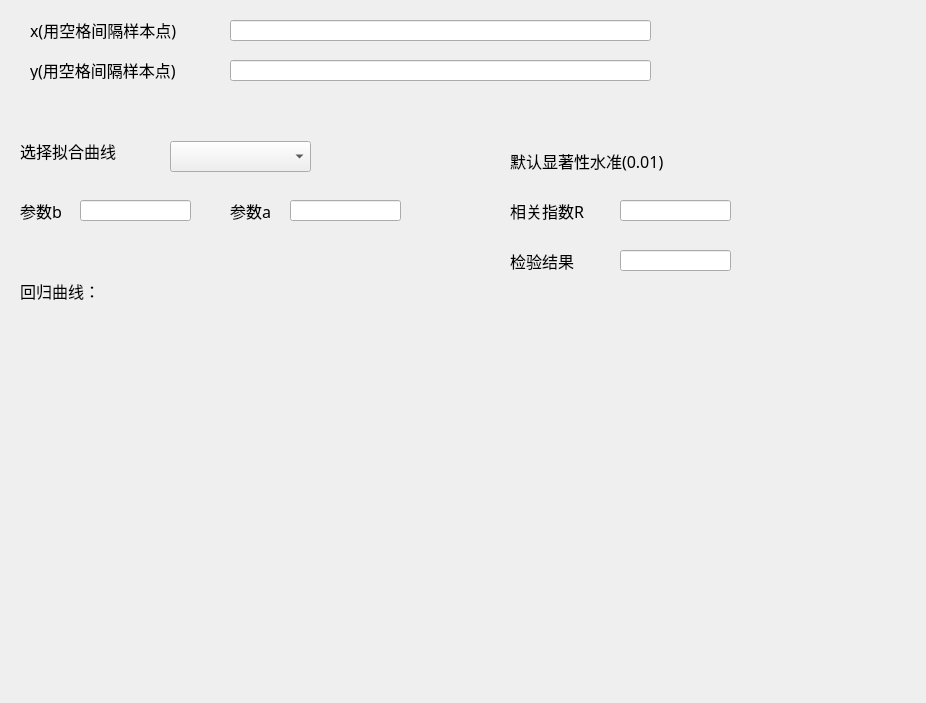
<?xml version="1.0" encoding="UTF-8"?>
<ui version="4.0">
 <class>Nonlinear_regression_Form</class>
 <widget class="QWidget" name="Nonlinear_regression_Form">
  <property name="geometry">
   <rect>
    <x>0</x>
    <y>0</y>
    <width>926</width>
    <height>703</height>
   </rect>
  </property>
  <property name="windowTitle">
   <string>非线性回归</string>
  </property>
  <widget class="Plot" name="widget_2" native="true">
   <property name="geometry">
    <rect>
     <x>30</x>
     <y>320</y>
     <width>791</width>
     <height>361</height>
    </rect>
   </property>
  </widget>
  <widget class="QLabel" name="label_2">
   <property name="geometry">
    <rect>
     <x>20</x>
     <y>280</y>
     <width>91</width>
     <height>21</height>
    </rect>
   </property>
   <property name="font">
    <font>
     <family>Agency FB</family>
     <pointsize>12</pointsize>
    </font>
   </property>
   <property name="text">
    <string>回归曲线：</string>
   </property>
  </widget>
  <widget class="QLabel" name="label">
   <property name="geometry">
    <rect>
     <x>20</x>
     <y>140</y>
     <width>101</width>
     <height>21</height>
    </rect>
   </property>
   <property name="font">
    <font>
     <family>Agency FB</family>
     <pointsize>12</pointsize>
    </font>
   </property>
   <property name="text">
    <string>选择拟合曲线</string>
   </property>
  </widget>
  <widget class="QLineEdit" name="lineEdit_2">
   <property name="geometry">
    <rect>
     <x>230</x>
     <y>20</y>
     <width>421</width>
     <height>21</height>
    </rect>
   </property>
  </widget>
  <widget class="QLineEdit" name="lineEdit_3">
   <property name="geometry">
    <rect>
     <x>230</x>
     <y>60</y>
     <width>421</width>
     <height>21</height>
    </rect>
   </property>
  </widget>
  <widget class="QLabel" name="label_4">
   <property name="geometry">
    <rect>
     <x>30</x>
     <y>20</y>
     <width>181</width>
     <height>20</height>
    </rect>
   </property>
   <property name="font">
    <font>
     <family>Agency FB</family>
     <pointsize>12</pointsize>
    </font>
   </property>
   <property name="text">
    <string>x(用空格间隔样本点)</string>
   </property>
  </widget>
  <widget class="QLabel" name="label_5">
   <property name="geometry">
    <rect>
     <x>30</x>
     <y>60</y>
     <width>181</width>
     <height>20</height>
    </rect>
   </property>
   <property name="font">
    <font>
     <family>Agency FB</family>
     <pointsize>12</pointsize>
    </font>
   </property>
   <property name="text">
    <string>y(用空格间隔样本点)</string>
   </property>
  </widget>
  <widget class="QLineEdit" name="lineEdit">
   <property name="geometry">
    <rect>
     <x>80</x>
     <y>200</y>
     <width>111</width>
     <height>21</height>
    </rect>
   </property>
   <property name="readOnly">
    <bool>true</bool>
   </property>
  </widget>
  <widget class="QLabel" name="label_3">
   <property name="geometry">
    <rect>
     <x>20</x>
     <y>200</y>
     <width>61</width>
     <height>21</height>
    </rect>
   </property>
   <property name="font">
    <font>
     <family>Agency FB</family>
     <pointsize>12</pointsize>
    </font>
   </property>
   <property name="text">
    <string>参数b</string>
   </property>
  </widget>
  <widget class="QLabel" name="label_6">
   <property name="geometry">
    <rect>
     <x>230</x>
     <y>200</y>
     <width>51</width>
     <height>21</height>
    </rect>
   </property>
   <property name="font">
    <font>
     <family>Agency FB</family>
     <pointsize>12</pointsize>
    </font>
   </property>
   <property name="text">
    <string>参数a</string>
   </property>
  </widget>
  <widget class="QLineEdit" name="lineEdit_4">
   <property name="geometry">
    <rect>
     <x>290</x>
     <y>200</y>
     <width>111</width>
     <height>21</height>
    </rect>
   </property>
   <property name="readOnly">
    <bool>true</bool>
   </property>
  </widget>
  <widget class="QComboBox" name="comboBox">
   <property name="geometry">
    <rect>
     <x>170</x>
     <y>141</y>
     <width>141</width>
     <height>31</height>
    </rect>
   </property>
  </widget>
  <widget class="QWidget" name="widget" native="true">
   <property name="geometry">
    <rect>
     <x>440</x>
     <y>130</y>
     <width>391</width>
     <height>161</height>
    </rect>
   </property>
   <widget class="QLabel" name="label_8">
    <property name="geometry">
     <rect>
      <x>70</x>
      <y>70</y>
      <width>101</width>
      <height>21</height>
     </rect>
    </property>
    <property name="font">
     <font>
      <family>Agency FB</family>
      <pointsize>12</pointsize>
     </font>
    </property>
    <property name="text">
     <string>相关指数R</string>
    </property>
   </widget>
   <widget class="QLineEdit" name="lineEdit_6">
    <property name="geometry">
     <rect>
      <x>180</x>
      <y>70</y>
      <width>111</width>
      <height>21</height>
     </rect>
    </property>
   </widget>
   <widget class="QLabel" name="label_10">
    <property name="geometry">
     <rect>
      <x>70</x>
      <y>120</y>
      <width>81</width>
      <height>21</height>
     </rect>
    </property>
    <property name="font">
     <font>
      <family>Agency FB</family>
      <pointsize>12</pointsize>
     </font>
    </property>
    <property name="text">
     <string>检验结果</string>
    </property>
   </widget>
   <widget class="QLineEdit" name="lineEdit_8">
    <property name="geometry">
     <rect>
      <x>180</x>
      <y>120</y>
      <width>111</width>
      <height>21</height>
     </rect>
    </property>
   </widget>
   <widget class="QLabel" name="label_7">
    <property name="geometry">
     <rect>
      <x>70</x>
      <y>20</y>
      <width>181</width>
      <height>21</height>
     </rect>
    </property>
    <property name="font">
     <font>
      <family>Agency FB</family>
      <pointsize>12</pointsize>
     </font>
    </property>
    <property name="text">
     <string>默认显著性水准(0.01)</string>
    </property>
   </widget>
  </widget>
 </widget>
 <customwidgets>
  <customwidget>
   <class>Plot</class>
   <extends>QWidget</extends>
   <header>Plot.h</header>
   <container>1</container>
  </customwidget>
 </customwidgets>
 <resources/>
 <connections/>
</ui>
